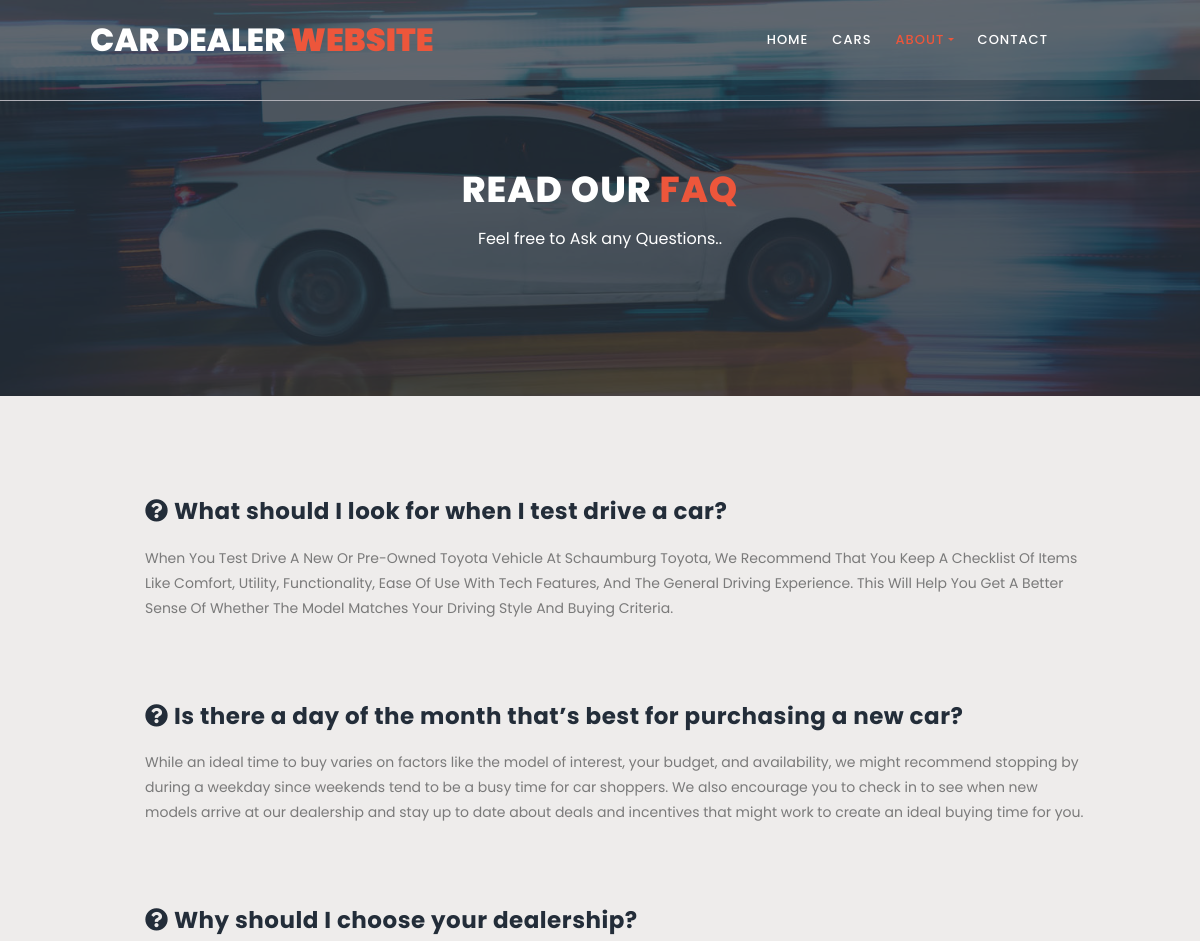
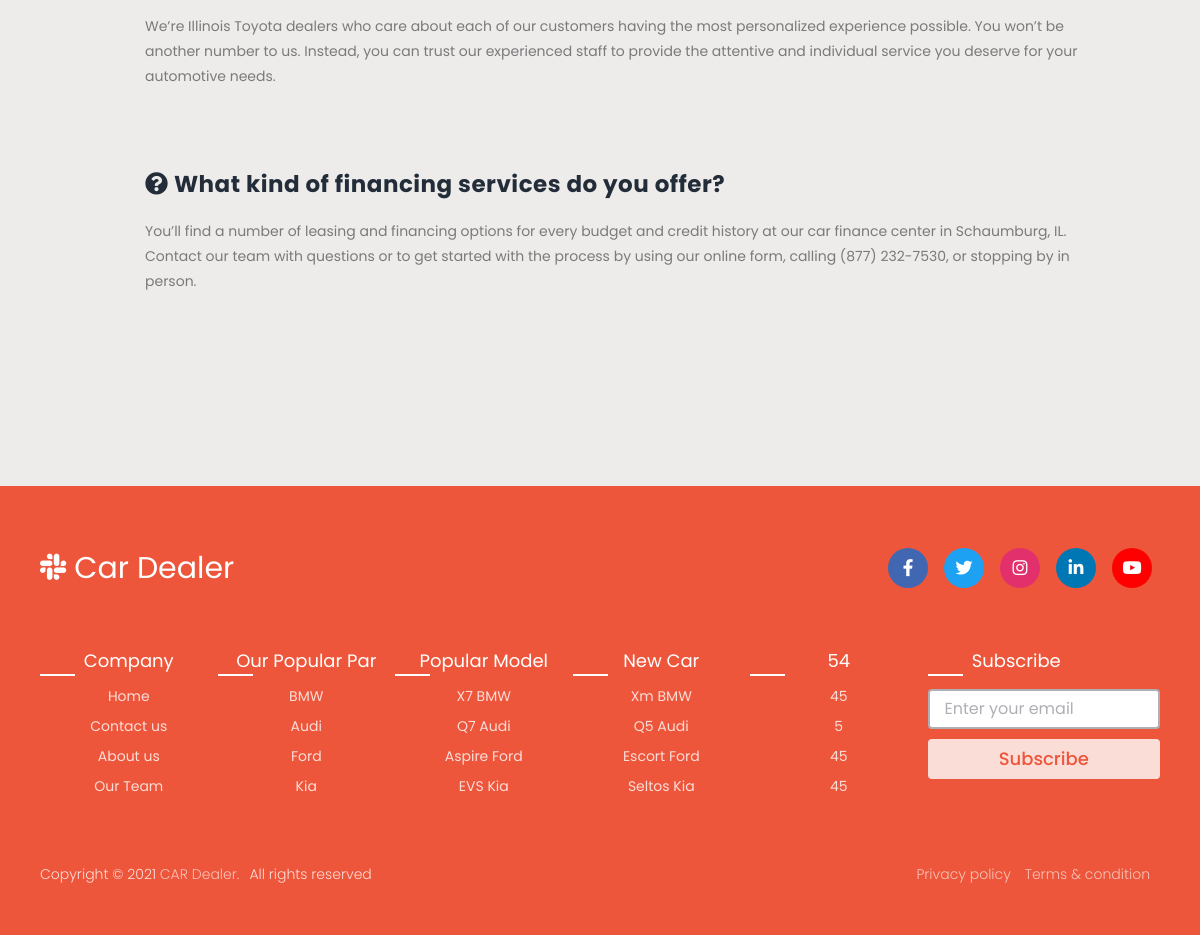
The app's page /user/faq.php with its own data (2 pictures, top to bottom).
### tables this page shows
CREATE TABLE `faq` (
  `sno` int(11) NOT NULL,
  `ques` varchar(255) NOT NULL,
  `ans` longtext NOT NULL,
  `created_on` datetime NOT NULL DEFAULT current_timestamp(),
  `updated_on` datetime NOT NULL DEFAULT current_timestamp()
);

CREATE TABLE `footer` (
  `sno` int(11) NOT NULL,
  `title` varchar(255) NOT NULL,
  `value_1` varchar(255) NOT NULL,
  `value_2` varchar(255) NOT NULL,
  `value_3` varchar(255) NOT NULL,
  `value_4` varchar(255) NOT NULL,
  `created_on` datetime NOT NULL DEFAULT current_timestamp(),
  `updated_on` datetime NOT NULL DEFAULT current_timestamp()
);

### user/faq.php (the view, shortened to what this page needs)
<?php
include 'dbconnection.php';
$sql = "SELECT * FROM faq";
$result = $conn->query($sql);
?>
<!DOCTYPE html>
<html lang="en">
  <head>
    <link rel="stylesheet" type="text/css" href="assets/css/bootstrap.min.css">
    <link rel="stylesheet" type="text/css" href="assets/css/font-awesome.css">
    <link rel="stylesheet" href="assets/css/style.css">
    </head>
    <body>
    <header class="header-area header-sticky">
        <div class="container">
            <div class="row">
                <div class="col-12">
                    <nav class="main-nav">
                        <a href="index.php" class="logo">Car Dealer<em> Website</em></a>
                        <ul class="nav">
                            <li><a href="index.php">Home</a></li>
                            <li><a href="cars.php">Cars</a></li>
                            <li class="dropdown">
                                <a class="dropdown-toggle active" data-toggle="dropdown" href="#" role="button" aria-haspopup="true" aria-expanded="false">About</a>
                            </li>
                            <li><a href="contact.php">Contact</a></li>
                        </ul>
                    </nav>
                </div>
            </div>
        </div>
    </header>
    <section class="section section-bg" id="call-to-action" style="background-image: url(assets/images/banner-image-1-1920x500.jpg)">
        <div class="container">
            <div class="row">
                <div class="col-lg-10 offset-lg-1">
                    <div class="cta-content">
                        <br>
                        <br>
                        <h2>Read our <em>FAQ</em></h2>
                        <p>Feel free to Ask any Questions..</p>
                    </div>
                </div>
            </div>
        </div>
    </section>
    <section class="section" id="our-classes">
        <div class="container">
            <br>
            <br>
            <br>
            <section class='tabs-content'>
            <?php if ($result->num_rows > 0) {
                     while ($rows=$result->fetch_assoc()){?>
              <article>
                <h4><i class="fa fa-question-circle"></i> <?php echo $rows['ques']; ?></h4>
                <p><?php echo $rows['ans']; ?></p>
                <br>
              </article>
              <?php  }} ?>
            </section>
        </div>
    </section>
   <?php include_once('footer.php'); ?>
  </body>
</html>

### user/footer.php (shortened to what this page needs)
<?php
include 'dbconnection.php';
$sql = "SELECT * FROM `footer`";
  $result = mysqli_query($conn, $sql);
?>
<!DOCTYPE html>
<html lang="en" dir="ltr">
  <head>
    <link rel="stylesheet" href="style.css">
    <link rel="stylesheet" href="https://cdnjs.cloudflare.com/ajax/libs/font-awesome/5.15.2/css/all.min.css"/>
   </head>
<body>
<footer>
    <div class="content">
      <div class="top">
        <div class="logo-details">
          <i class="fab fa-slack"></i>
          <span class="logo_name">Car Dealer</span>
        </div>
        <div class="media-icons">
          <a href="#"><i class="fab fa-facebook-f"></i></a>
          <a href="#"><i class="fab fa-twitter"></i></a>
          <a href="#"><i class="fab fa-instagram"></i></a>
          <a href="#"><i class="fab fa-linkedin-in"></i></a>
          <a href="#"><i class="fab fa-youtube"></i></a>
        </div>
      </div>
      <div class="link-boxes">
        <ul class="box">
          <li class="link_name">Company</li>
          <li><a href="index.html">Home</a></li>
          <li><a href="contact.php">Contact us</a></li>
          <li><a href="about.php">About us</a></li>
          <li><a href="team.php">Our Team</a></li>
        </ul>
        <?php if ($result->num_rows > 0) {
         while($row = mysqli_fetch_assoc($result)){?>
        <ul class="box">
          <li class="link_name"><?php echo $row['title'];?></li>
          <li><a href="#"><?php echo $row['value_1'];?></a></li>
          <li><a href="#"><?php echo $row['value_2'];?></a></li>
          <li><a href="#"><?php echo $row['value_3'];?></a></li>
          <li><a href="#"><?php echo $row['value_4'];?></a></li>
        </ul>
        <?php }} ?>
        <ul class="box input-box">
          <li class="link_name">Subscribe</li>
          <li><input type="text" placeholder="Enter your email"></li>
          <li><input type="button" value="Subscribe"></li>
        </ul>
      </div>
    </div>
    <div class="bottom-details">
      <div class="bottom_text">
        <span class="copyright_text">Copyright © 2021 <a href="#">CAR Dealer.</a>All rights reserved</span>
        <span class="policy_terms">
          <a href="#">Privacy policy</a>
          <a href="#">Terms & condition</a>
        </span>
      </div>
    </div>
  </footer>
</body>
</html>

### user/assets/css/style.css (style rules this page uses)
html, body, div, span, applet, object, iframe, h1, h2, h3, h4, h5, h6, p, blockquote, div pre, a, abbr, acronym, address, big, cite, code, del, dfn, em, font, img, ins, kbd, q, s, samp, small, strike, strong, sub, sup, tt, var, b, u, i, center, dl, dt, dd, ol, ul, li, figure, header, nav, section, article, aside, footer, figcaption { margin: 0; padding: 0; border: 0; outline: 0; }
ul, li { padding: 0; margin: 0; list-style: none; }
header, nav, section, article, aside, footer, hgroup { display: block; }
* { box-sizing: border-box; }
html, body { font-family: 'Poppins', sans-serif; font-weight: 400; background-color: #fff; font-size: 16px; -ms-text-size-adjust: 100%; -webkit-font-smoothing: antialiased; -moz-osx-font-smoothing: grayscale; }
a { text-decoration: none !important; }
h1, h2, h3, h4, h5, h6 { margin-top: 0px; margin-bottom: 0px; }
ul { margin-bottom: 0px; }
p { font-size: 14px; line-height: 25px; color: #7a7a7a; }
html, body { background: #fff; font-family: 'Poppins', sans-serif; }
.header-area { position: absolute; top: 0px; left: 0px; right: 0px; z-index: 100; height: 80px; background: rgba(250,250,250,0.1); -webkit-transition: all .5s ease 0s; -moz-transition: all .5s ease 0s; -o-transition: all .5s ease 0s; transition: all .5s ease 0s; }
.header-area .main-nav { min-height: 80px; background: transparent; }
.header-area .main-nav .logo { line-height: 80px; color: #fff; font-size: 32px; font-weight: 800; text-transform: uppercase; float: left; -webkit-transition: all 0.3s ease 0s; -moz-transition: all 0.3s ease 0s; -o-transition: all 0.3s ease 0s; transition: all 0.3s ease 0s; }
.header-area .main-nav .logo em { font-style: normal; color: #ed563b; font-weight: 900; }
.header-area .main-nav .nav { float: right; margin-top: 27px; margin-right: 0px; background-color: transparent; -webkit-transition: all 0.3s ease 0s; -moz-transition: all 0.3s ease 0s; -o-transition: all 0.3s ease 0s; transition: all 0.3s ease 0s; position: relative; z-index: 999; }
.header-area .main-nav .nav li { padding-left: 20px; padding-right: 20px; }
.header-area .main-nav .nav li a { display: block; font-weight: 500; font-size: 13px; color: #7a7a7a; text-transform: uppercase; -webkit-transition: all 0.3s ease 0s; -moz-transition: all 0.3s ease 0s; -o-transition: all 0.3s ease 0s; transition: all 0.3s ease 0s; height: 40px; line-height: 40px; border: transparent; letter-spacing: 1px; }
.header-area .main-nav .nav li a { color: #fff; }
.header-area .main-nav .nav li:hover > a, .header-area .main-nav .nav li > a.active { color: #ed563b!important; opacity: 1; }
.header-area.header-sticky { min-height: 80px; }
.header-area.header-sticky .nav { margin-top: 20px !important; }
.header-area.header-sticky .nav li a.active { color: #ed563b; }
@media (max-width: 1200px) { .header-area .main-nav .nav li { padding-left: 12px; padding-right: 12px; } }
@media (max-width: 1200px) { .header-area .main-nav:before { display: none; } }
@media (min-width: 767px) { .header-area .main-nav .nav { display: flex !important; } }
#call-to-action { padding: 120px 0px; background-image: url(../images/cta-bg.jpg); background-position: center center; background-repeat: no-repeat; background-size: cover; text-align: center; }
.cta-content h2 { font-size: 36px; text-transform: uppercase; font-weight: 800; color: #fff; letter-spacing: 1px; }
.cta-content h2 em { font-style: normal; color: #ed563b; }
.cta-content p { font-size: 16px; color: #fff; margin: 15px 0px 25px 0px; }
#our-classes { margin-bottom: 140px; }
.tabs-content { margin-left: 30px; text-align: left; display: inline-block; transition: all 0.3s; }
.tabs-content h4 { font-size: 23px; font-weight: 700; color: #232d39; letter-spacing: 0.5px; margin-bottom: 20px; margin-top: 30px; }
.tabs-content p { font-size: 14px; color: #7a7a7a; margin-bottom: 28px; }
.section-bg { background-position: center center; background-repeat: no-repeat; background-size: cover; position: relative; }
.section-bg:before { content:''; position: absolute; top: 0; left: 0; width: 100%; height: 100%; background-color: rgba(35,45,57,0.8); }
.section-bg > form, .section-bg .container { position: relative; z-index: 2 }
footer { text-align: center; padding: 30px 0px; }
a { color: #ed563b; }

### user/style.css (style rules this page uses)
body { background-color: #E3E7E8; font-family: system-ui; }
.container { width: 1000px; margin: auto; transition: 0.5s; }
header { display: grid; grid-template-columns: 1fr 50px; margin-top: 0px; }

### records on screen
faq: ques "What should I look for when I test drive a car?", ans "When You Test Drive A New Or Pre-Owned Toyota Vehicle At Schaumburg Toyota, We Recommend That You Keep A Checklist Of Items Like Comfort, Utility, Functionality, Ease Of Use With Tech Features, And The General Driving Experience. This Will Help You Get A Better Sense Of Whether The Model Matches Your Driving Style And Buying Criteria."
faq: ques "Is there a day of the month that’s best for purchasing a new car?", ans "While an ideal time to buy varies on factors like the model of interest, your budget, and availability, we might recommend stopping by during a weekday since weekends tend to be a busy time for car shoppers. We also encourage you to check in to see when new models arrive at our dealership and stay up to date about deals and incentives that might work to create an ideal buying time for you."
faq: ques "Why should I choose your dealership?", ans "We’re Illinois Toyota dealers who care about each of our customers having the most personalized experience possible. You won’t be another number to us. Instead, you can trust our experienced staff to provide the attentive and individual service you deserve for your automotive needs."
faq: ques "What kind of financing services do you offer?", ans "You’ll find a number of leasing and financing options for every budget and credit history at our car finance center in Schaumburg, IL. Contact our team with questions or to get started with the process by using our online form, calling (877) 232-7530, or stopping by in person."
footer: title "Our Popular Par", value_1 "BMW", value_2 "Audi", value_3 "Ford", value_4 "Kia"
footer: title "Popular Model", value_1 "X7 BMW", value_2 "Q7 Audi", value_3 "Aspire Ford", value_4 "EVS Kia"
footer: title "New Car", value_1 "Xm BMW", value_2 "Q5 Audi", value_3 "Escort Ford", value_4 "Seltos Kia"
footer: title "54", value_1 "45", value_2 "5", value_3 "45", value_4 "45"
